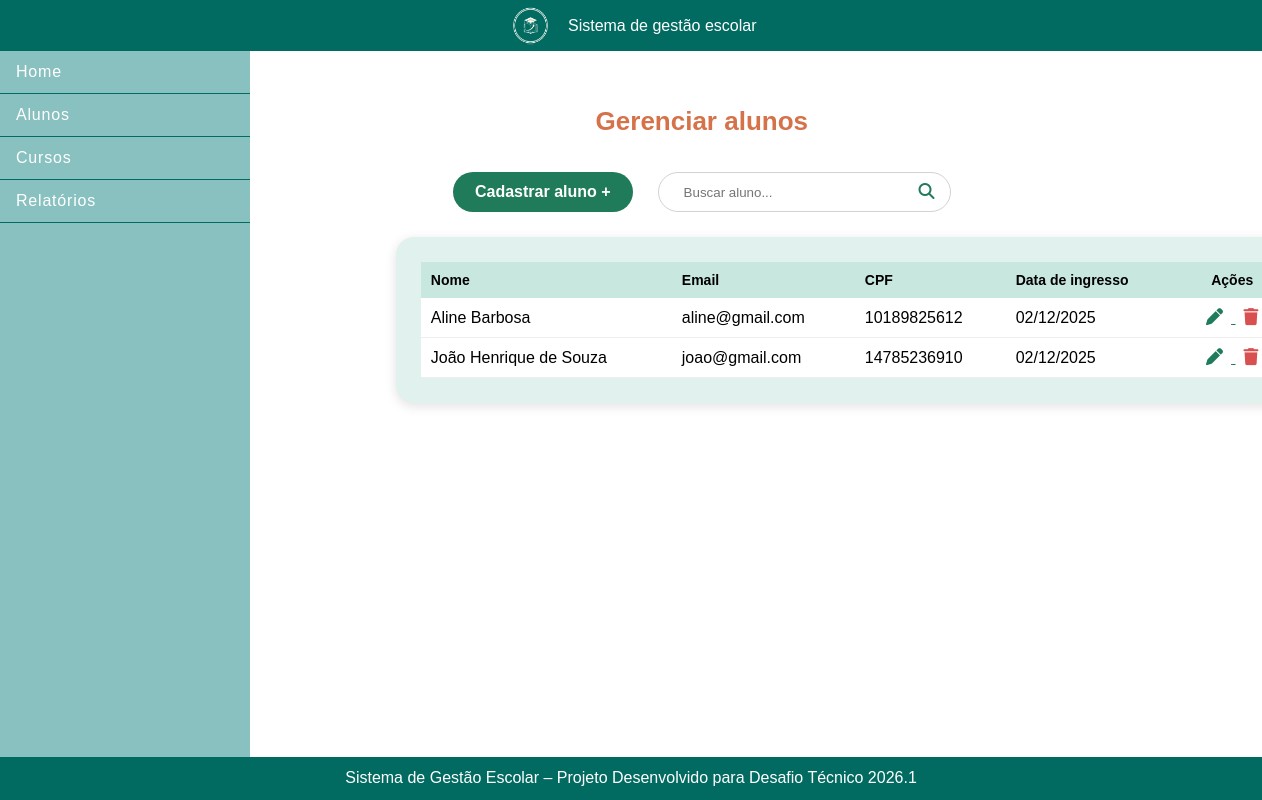
Before: /alunos/ with the older database file.
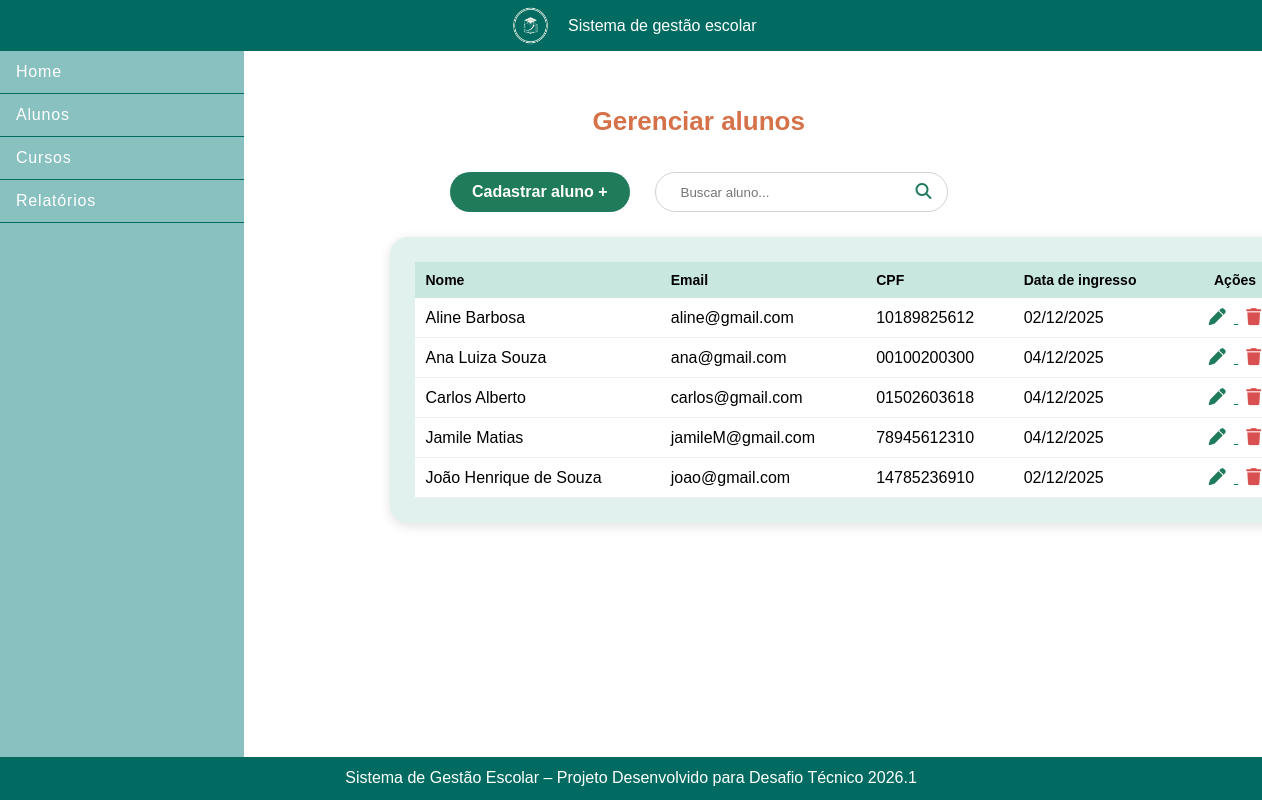
After: the same page with the newer database file.
### escola/models.py (models this page shows, shortened)
class Aluno(models.Model):
    nome = models.CharField(max_length=100)
    email = models.EmailField(unique = True)
    cpf = models.CharField(max_length=11, unique=True)
    data_ingresso = models.DateTimeField(auto_now_add=True)

### escola/views.py (the view)
# urls.py: path('alunos/', AlunoList.as_view(), name='listar-alunos'),
def alunos(request):
    lista = AlunoService.listar_alunos()
    busca = request.GET.get('q')
    if busca:
        lista = lista.filter(nome__icontains=busca)
    return render(request, 'escola/alunos.html', {
        'alunos': lista
    })

### escola/services/alunoservices.py (called while the page is built)
    @staticmethod
    def listar_alunos():
        return Aluno.objects.order_by('nome')

### escola/templates/escola/alunos.html
{% extends 'escola/base.html' %}
{% block content %}
<section class="alunos-container">
    <h1>Gerenciar alunos</h1>
    <div class="alunos-top-bar">
        <a class="btn-cadastrar" href="{% url 'cadastrar_aluno' %}">
            Cadastrar aluno +
        </a>
        <form method="GET" class="search-box">
            <input type="text" name="q" placeholder="Buscar aluno..." value="{{ request.GET.q }}">
            <button type="submit"><i class="fas fa-search"></i></button>
        </form>
    </div>
    <div class="alunos-card">
        <table>
            <thead>
                <tr>
                    <th>Nome</th>
                    <th>Email</th>
                    <th>CPF</th>
                    <th>Data de ingresso</th>
                    <th class="center">Ações</th>
                </tr>
            </thead>
            <tbody>
                {% for aluno in alunos %}
                <tr>
                    <td>{{ aluno.nome }}</td>
                    <td>{{ aluno.email }}</td>
                    <td>{{ aluno.cpf }}</td>
                    <td>{{ aluno.data_ingresso|date:"d/m/Y" }}</td>
                    <td class="center actions">
                        <a href="{% url 'editar_aluno' aluno.cpf %}" class="edit">
                            <i class="fas fa-pen"></i>
                        </a>
                        <a href="{% url 'deletar_aluno' aluno.cpf %}" class="delete">
                            <i class="fas fa-trash"></i>
                        </a>
                    </td>
                </tr>
                {% empty %}
                <tr>
                    <td colspan="5" class="center">Nenhum aluno encontrado.</td>
                </tr>
                {% endfor %}
            </tbody>
        </table>
    </div>
</section>
{% endblock %}

Changed rows visible on the page:
added Aluno: nome "Ana Luiza Souza", email "ana@gmail.com", cpf "00100200300", data_ingresso "04/12/2025"
added Aluno: nome "Carlos Alberto", email "carlos@gmail.com", cpf "01502603618", data_ingresso "04/12/2025"
added Aluno: nome "Jamile Matias", email "jamileM@gmail.com", cpf "78945612310", data_ingresso "04/12/2025"
